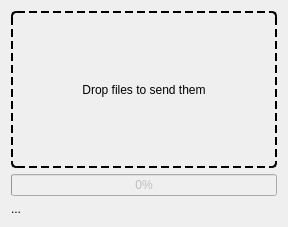
<?xml version="1.0" encoding="UTF-8"?>
<ui version="4.0">
 <class>Wohlnet_Sendfile_Window</class>
 <widget class="QDialog" name="Wohlnet_Sendfile_Window">
  <property name="geometry">
   <rect>
    <x>0</x>
    <y>0</y>
    <width>288</width>
    <height>227</height>
   </rect>
  </property>
  <property name="acceptDrops">
   <bool>true</bool>
  </property>
  <property name="windowTitle">
   <string>Wohlnet_Sendfile_Window</string>
  </property>
  <layout class="QVBoxLayout" name="verticalLayout" stretch="99,0,0">
   <item>
    <widget class="QFrame" name="frame">
     <property name="acceptDrops">
      <bool>false</bool>
     </property>
     <property name="styleSheet">
      <string notr="true">border-color: rgb(0, 0, 0);
border-width: 2px;
border-style: dashed;
border-radius: 5px;</string>
     </property>
     <property name="frameShape">
      <enum>QFrame::Box</enum>
     </property>
     <property name="frameShadow">
      <enum>QFrame::Raised</enum>
     </property>
     <layout class="QGridLayout" name="gridLayout">
      <item row="0" column="0">
       <widget class="QLabel" name="label">
        <property name="styleSheet">
         <string notr="true">border-style: solid;
border-width: 0px; </string>
        </property>
        <property name="text">
         <string>Drop files to send them</string>
        </property>
        <property name="alignment">
         <set>Qt::AlignCenter</set>
        </property>
       </widget>
      </item>
     </layout>
    </widget>
   </item>
   <item>
    <widget class="QProgressBar" name="progressBar">
     <property name="enabled">
      <bool>false</bool>
     </property>
     <property name="value">
      <number>0</number>
     </property>
    </widget>
   </item>
   <item>
    <widget class="QLabel" name="files_left">
     <property name="text">
      <string>...</string>
     </property>
    </widget>
   </item>
  </layout>
 </widget>
 <layoutdefault spacing="6" margin="11"/>
 <resources/>
 <connections/>
</ui>
